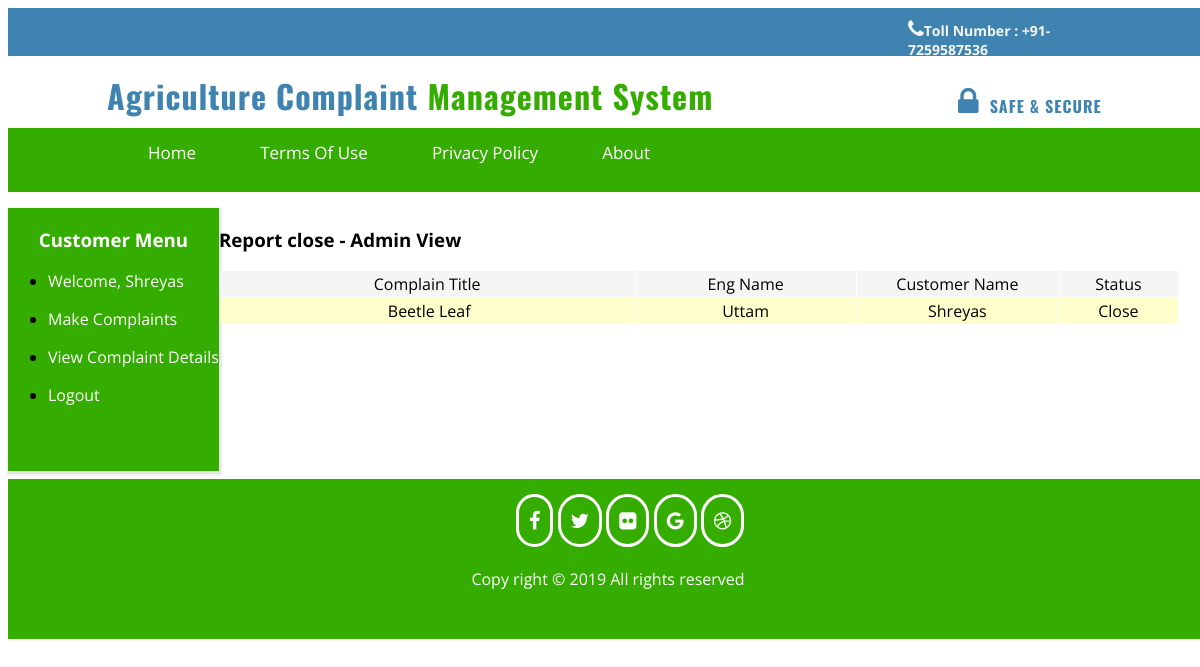
The page /view.php?mod=admin&view=repo&id=close (signed in) on the database its author committed.
### tables this page shows
CREATE TABLE IF NOT EXISTS `tbl_complains` (
  `cid` int(10) NOT NULL AUTO_INCREMENT,
  `cust_id` int(10) NOT NULL,
  `cust_name` varchar(40) NOT NULL,
  `comp_type` varchar(40) NOT NULL,
  `comp_title` varchar(200) NOT NULL,
  `comp_desc` text NOT NULL,
  `status` varchar(20) NOT NULL,
  `eng_id` int(10) NOT NULL,
  `eng_name` varchar(40) NOT NULL,
  `eng_comment` varchar(240) NOT NULL,
  `create_date` datetime NOT NULL,
  `close_date` datetime NOT NULL,
  PRIMARY KEY (`cid`)
);

### view.php (called while the page is built, shortened)
<?php
require_once './include/template.php';
?>

### library/database.php (called while the page is built, shortened)
<?php
require_once 'config.php';
$dbConn = mysqli_connect ($dbHost, $dbUser, $dbPass) or die ('mysqli connect failed. ' . mysqli_error($dbConn));
mysqli_select_db($dbConn,$dbName) or die('Cannot select database. ' . mysqli_error($dbConn));
function dbQuery($sql)
{
    global $dbConn;
	$result = mysqli_query($dbConn,$sql) or die(mysqli_error($dbConn));
	return $result;
}
function dbFetchAssoc($result)
{
	return mysqli_fetch_assoc($result);
}
?>

### repo.php (the view)
<?php
$id = $_GET['id'];
?>
<h3>Report <?php echo $id;?> - Admin View</h3>
<form action="processLeave.php?action=addUser" method="post"  name="frmListUser" id="frmListUser" style="animation-delay: 1s;animation-name: zoomIn;" data-wow-delay="1s" class="wow zoomIn animated animated">
  <table width="100%" border="0" align="center" cellpadding="2" cellspacing="1" class="text">
    <tr align="center" id="listTableHeader" bgcolor="#f5f5f5">
      <td width="583">Complain Title</td>
      <td width="303">Eng Name </td>
      <td width="260">Customer Name </td>
      <td width="150">Status</td>
    </tr>
    <?php
	$sql = "SELECT *
			FROM tbl_complains
			WHERE status = '$id'
			AND  eng_name != ''
			ORDER BY create_date DESC
			LIMIT 0,20";
	$result = dbQuery($sql);
	$i=0;
	while($row = dbFetchAssoc($result)) {
	extract($row);
	if ($i%2) {
		$class = 'row1';
	} else {
		$class = 'row2';
	}
	$i += 1;
	?>
    <tr class="<?php echo $class; ?>" style="height:25px;background: #ffffcc">
      <td align="center">&nbsp;<?php echo $comp_title; ?></td>
      <td width="303" align="center"><?php echo ucwords($eng_name); ?></td>
      <td width="260" align="center"><?php echo ucwords($cust_name); ?></td>
      <td width="150" align="center"><?php echo ucwords($status); ?></td>
    </tr>
    <?php
	}
	?>
    <tr>
      <td colspan="5">&nbsp;</td>
    </tr>
    <tr>
      <td colspan="5" align="right">&nbsp;</td>
    </tr>
  </table>
  <p>&nbsp;</p>
</form>
<p>&nbsp;</p>

### include/style.css (style rules this page uses)
body { width: 100%; height: 100%; font-family: 'Open Sans',sans-serif; }
.wow { visibility: hidden; }

### rows shown on the page
tbl_complains: comp_title "Beetle Leaf", eng_name "Uttam", cust_name "Shreyas", status "Close"

### other values the page prints
$_SESSION['user_name'] "Shreyas"
$id "close"
